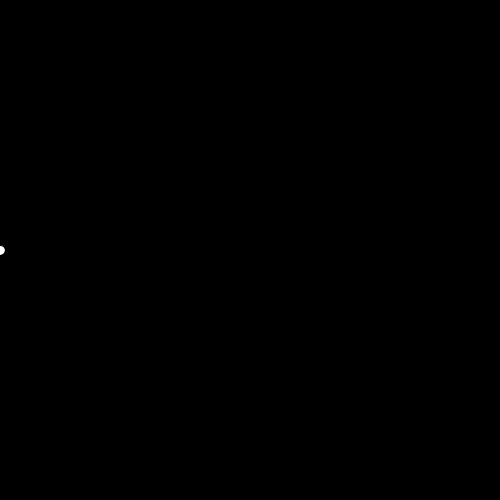
Frame 1 (no input)
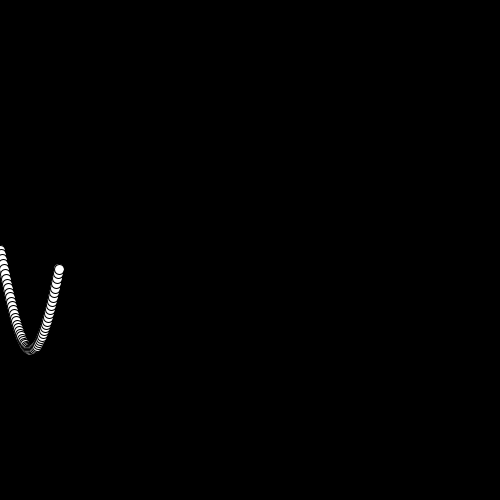
Frame 60 (the mouse pressed at the canvas centre just before this capture)
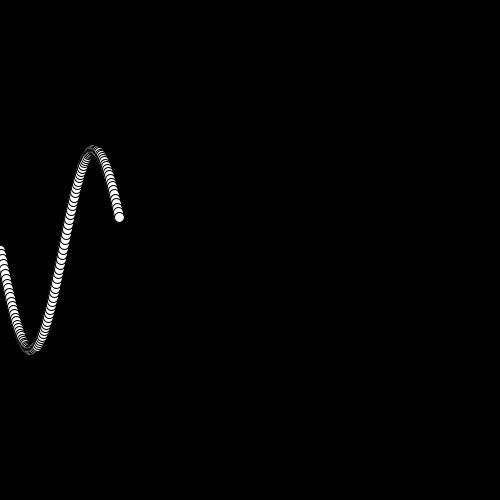
Frame 120 (the mouse held since frame 60 and released just before this capture)

The Processing sketch that drew these frames (run headless with seeded random() and noise(); from frame 60 on, the mouse is pressed at the canvas centre):

// Processing sketch: sinandcos2
// ── sinandcos2.pde
//Global Variables

float r = 100;
float theta = 0;


void setup () {
  size(500,500);
  background (0);
}

void draw () {
  
  float y = r * sin (theta * 0.05);
  ellipse (theta, y+height/2, 10, 10);
  

  theta += 1;


}
